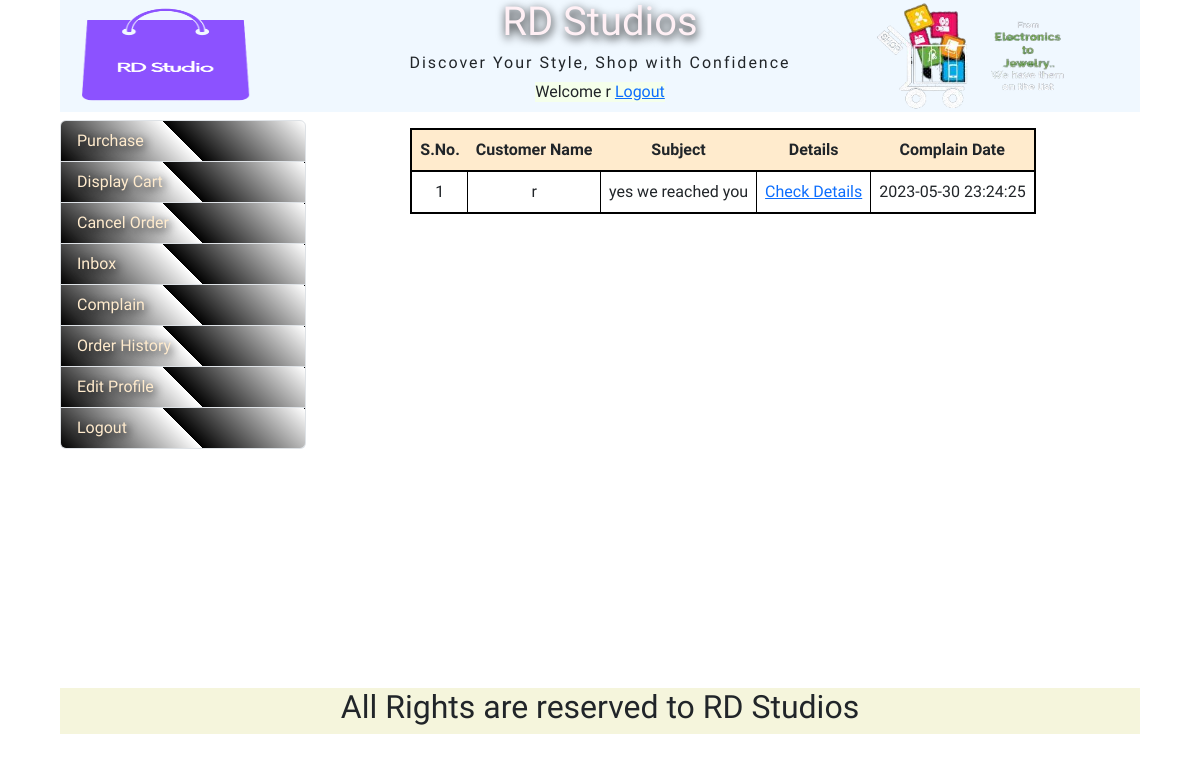
/userInbox.php (signed in), run on the app's committed database.
### tables this page shows
CREATE TABLE IF NOT EXISTS `complain_info` (
  `complain_id` int(11) NOT NULL AUTO_INCREMENT,
  `user_name` varchar(55) NOT NULL,
  `complain_subject` varchar(100) NOT NULL,
  `complain_descriptin` text NOT NULL,
  `complain_date` datetime NOT NULL,
  `receiver_name` varchar(55) NOT NULL DEFAULT 'admin',
  PRIMARY KEY (`complain_id`)
);

### userInbox.php (the view, shortened to what this page needs)
<?php
require_once("header.php");
?>
<div id="container" >
<div id="userArea" class="row">
<div id="leftUserArea">
    <?php
     require_once("userMenu.php");
    ?>
</div>
<div id="rightUserArea">
<?php
     $usr=$_SESSION['uname'];
    require_once("dbconnect.php");
    $sql = "SELECT * FROM `complain_info` where `receiver_name`='$usr' ORDER BY `complain_date` DESC";
    $rsNews = mysqli_query($con, $sql) or die("Query Error -1");
    ?>
    <table id="displayCartInfoTable">
        <tr>
            <th>S.No.</th>
            <th>Customer Name</th>
            <th>Subject</th>
            <th>Details</th>
            <th>Complain Date</th>
        </tr>
        <?php
        $cnt = 0;
        while ($row = mysqli_fetch_array($rsNews)) {
            $id=$row['complain_id'];
            $cnt++;
            echo("<tr>");
            echo("<td>$cnt</td>");
            echo("<td>{$row['user_name']}</td>");
            echo("<td>{$row['complain_subject']}</td>");
            echo("<td><a href='replyFormForCustomer.php?complain_id=$id'>Check Details</a></td>");
            echo("<td>{$row['complain_date']}</td>");
            echo("</tr>");
        }
        ?>
    </table>
</div>
</div>
</div>
<?php
require_once("footer.php");
?>

### css/style.css (style rules this page uses)
* { margin: 0px; padding: 0px; }
body { font-family: 'Balthazar', serif; }
#container { margin: 0.5rem; width: 90vw; display: flex; flex-direction: column; min-height: 70vh; max-height: fit-content; }
#userArea { width: 100%; }
#leftUserArea { width: 25%; }
#rightUserArea { width: 75%; }
#displayCartInfoTable { margin: 0.5rem auto; border: 2px solid black; }
#displayCartInfoTable tr { border: 2px solid black; }
#displayCartInfoTable td { border: 1px solid black; width: fit-content; padding: 0.5rem; text-align: center; }
#displayCartInfoTable th { text-align: center; background-color: blanchedalmond; padding: 0.5rem; }

### data on the page
complain_info: user_name "r", complain_subject "yes we reached you", complain_date "2023-05-30 23:24:25"

### other printed values
$username "r"
